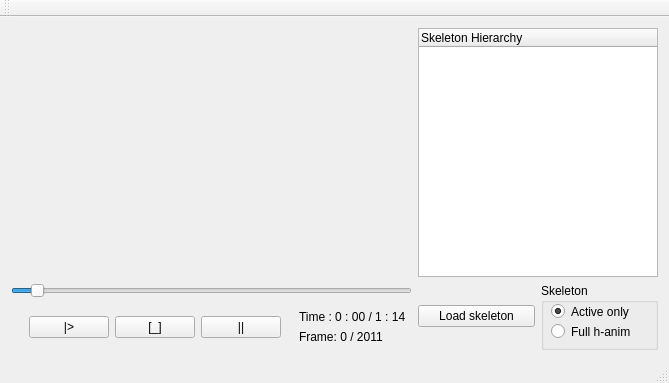
<?xml version="1.0" encoding="UTF-8"?>
<ui version="4.0">
 <class>MainWindow</class>
 <widget class="QMainWindow" name="MainWindow">
  <property name="geometry">
   <rect>
    <x>0</x>
    <y>0</y>
    <width>669</width>
    <height>383</height>
   </rect>
  </property>
  <property name="windowTitle">
   <string>MainWindow</string>
  </property>
  <widget class="QWidget" name="centralWidget">
   <layout class="QGridLayout" name="gridLayout">
    <item row="0" column="0" colspan="8">
     <layout class="QVBoxLayout" name="vbox"/>
    </item>
    <item row="0" column="8" colspan="2">
     <widget class="QTreeWidget" name="treeWidget">
      <property name="sizePolicy">
       <sizepolicy hsizetype="Expanding" vsizetype="Expanding">
        <horstretch>0</horstretch>
        <verstretch>0</verstretch>
       </sizepolicy>
      </property>
      <column>
       <property name="text">
        <string notr="true">Skeleton Hierarchy</string>
       </property>
      </column>
     </widget>
    </item>
    <item row="1" column="9" rowspan="5">
     <widget class="QGroupBox" name="groupBox">
      <property name="title">
       <string>Skeleton</string>
      </property>
      <widget class="QRadioButton" name="activeButton">
       <property name="geometry">
        <rect>
         <x>10</x>
         <y>20</y>
         <width>82</width>
         <height>17</height>
        </rect>
       </property>
       <property name="text">
        <string>Active only</string>
       </property>
       <property name="checked">
        <bool>true</bool>
       </property>
      </widget>
      <widget class="QRadioButton" name="fullButton">
       <property name="geometry">
        <rect>
         <x>10</x>
         <y>40</y>
         <width>82</width>
         <height>17</height>
        </rect>
       </property>
       <property name="text">
        <string>Full h-anim</string>
       </property>
      </widget>
     </widget>
    </item>
    <item row="3" column="3" rowspan="2">
     <layout class="QHBoxLayout" name="horizontalLayout">
      <item>
       <widget class="QPushButton" name="playButton">
        <property name="enabled">
         <bool>true</bool>
        </property>
        <property name="text">
         <string>|&gt;</string>
        </property>
       </widget>
      </item>
      <item>
       <widget class="QPushButton" name="stopButton">
        <property name="enabled">
         <bool>true</bool>
        </property>
        <property name="sizePolicy">
         <sizepolicy hsizetype="Minimum" vsizetype="Fixed">
          <horstretch>0</horstretch>
          <verstretch>0</verstretch>
         </sizepolicy>
        </property>
        <property name="minimumSize">
         <size>
          <width>0</width>
          <height>0</height>
         </size>
        </property>
        <property name="text">
         <string>[_]</string>
        </property>
       </widget>
      </item>
      <item>
       <widget class="QPushButton" name="pauseButton">
        <property name="enabled">
         <bool>true</bool>
        </property>
        <property name="text">
         <string>||</string>
        </property>
       </widget>
      </item>
     </layout>
    </item>
    <item row="1" column="8" rowspan="5">
     <widget class="QPushButton" name="loadSkeletonButton">
      <property name="enabled">
       <bool>true</bool>
      </property>
      <property name="text">
       <string>Load skeleton</string>
      </property>
      <property name="checkable">
       <bool>false</bool>
      </property>
      <property name="checked">
       <bool>false</bool>
      </property>
     </widget>
    </item>
    <item row="3" column="6">
     <widget class="QLabel" name="timeLabel">
      <property name="text">
       <string>Time : 0 : 00 / 1 : 14</string>
      </property>
     </widget>
    </item>
    <item row="4" column="6">
     <widget class="QLabel" name="frameLabel">
      <property name="text">
       <string>Frame: 0 / 2011</string>
      </property>
     </widget>
    </item>
    <item row="1" column="0" colspan="8">
     <widget class="QSlider" name="timeSlider">
      <property name="pageStep">
       <number>1</number>
      </property>
      <property name="value">
       <number>5</number>
      </property>
      <property name="orientation">
       <enum>Qt::Horizontal</enum>
      </property>
     </widget>
    </item>
   </layout>
  </widget>
  <widget class="QMenuBar" name="menuBar">
   <property name="geometry">
    <rect>
     <x>0</x>
     <y>0</y>
     <width>669</width>
     <height>21</height>
    </rect>
   </property>
  </widget>
  <widget class="QToolBar" name="mainToolBar">
   <attribute name="toolBarArea">
    <enum>TopToolBarArea</enum>
   </attribute>
   <attribute name="toolBarBreak">
    <bool>false</bool>
   </attribute>
  </widget>
  <widget class="QStatusBar" name="statusBar"/>
 </widget>
 <layoutdefault spacing="6" margin="11"/>
 <resources/>
 <connections/>
</ui>
